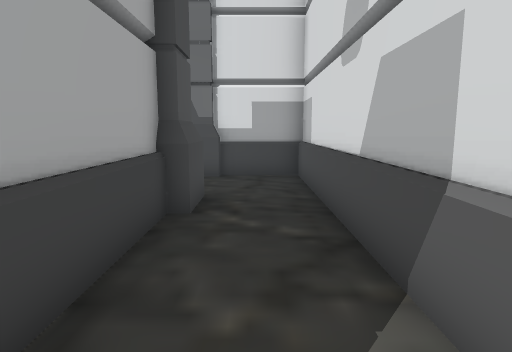
[1] (above)

24 first-person views from a walk through a 3-D level made in the Unity game engine. The camera is 1.3 m above the floor, tilts 8° down and sees 75° across. The floor is counted in squares, 0.9 m on a side. Each view is taken from the middle of a square. On the plan, view 1 faces up. The plan holds only what a view shows up to about 15 squares ahead; the rest is blank. The place goes on beyond the plan. The player character is not drawn. Some animated figures are not drawn.

[2]
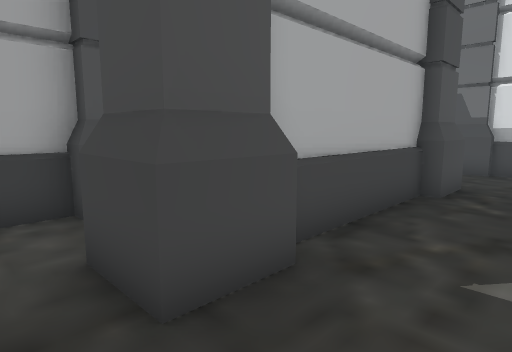

[3]
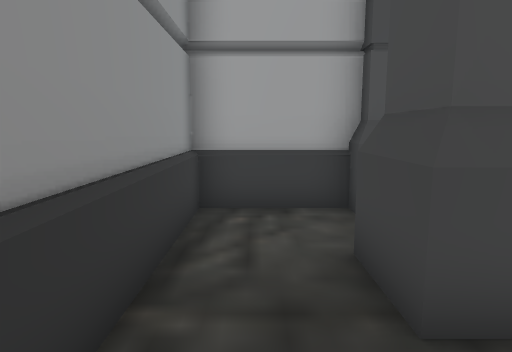

[4]
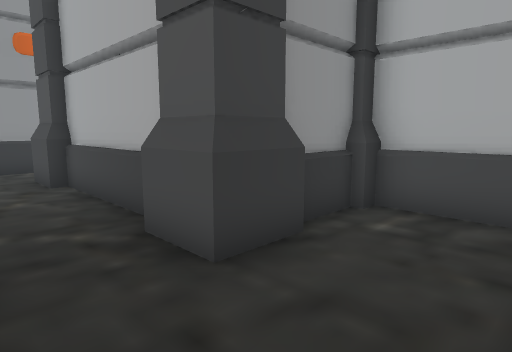

[5]
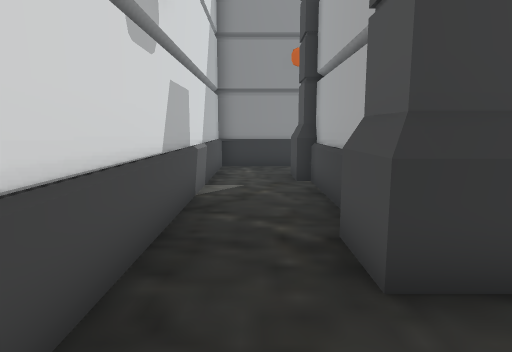

[6]
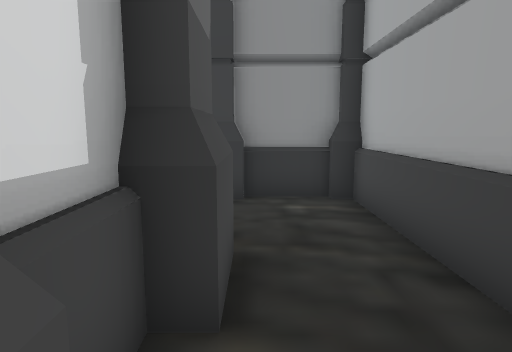

[7]
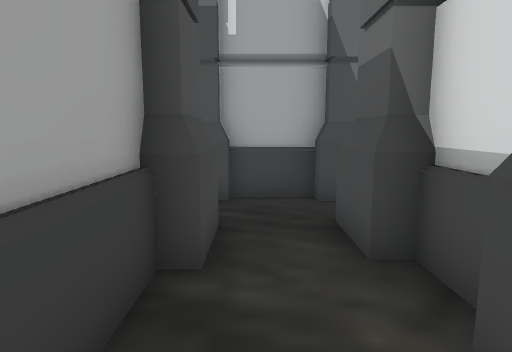

[8]
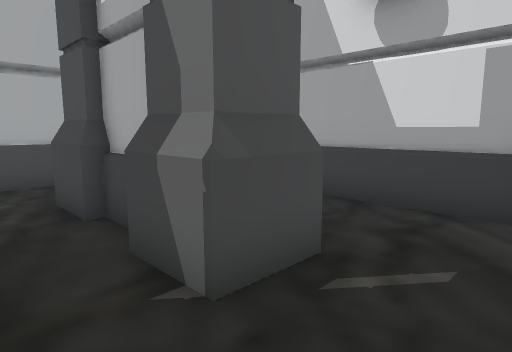

[9]
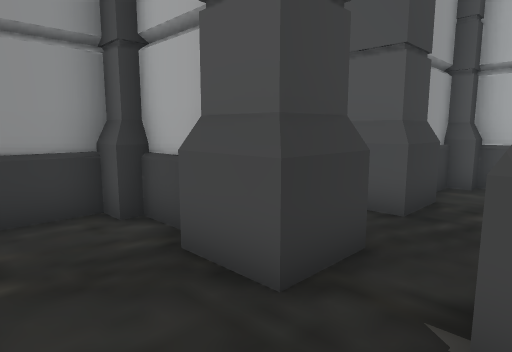

[10]
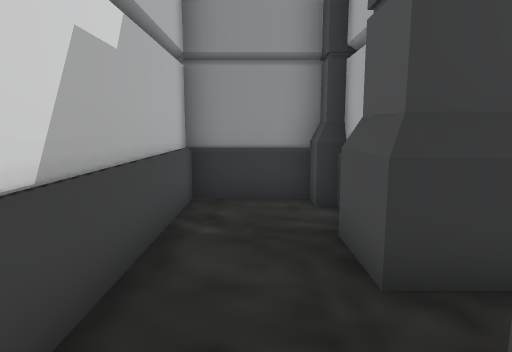

[11]
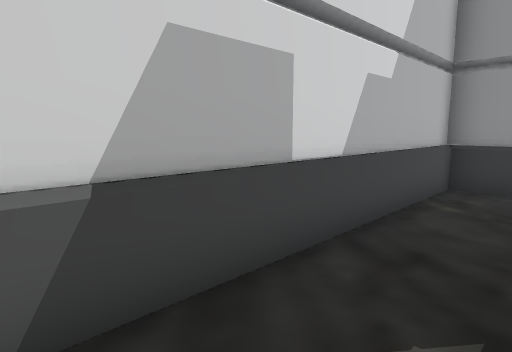

[12]
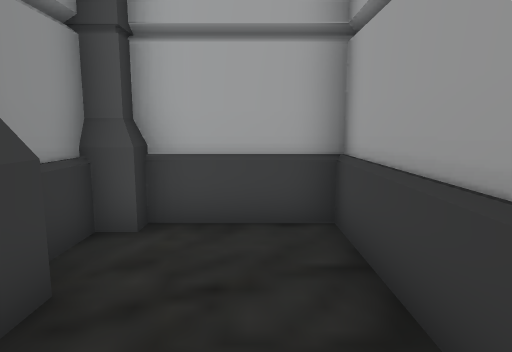

[13]
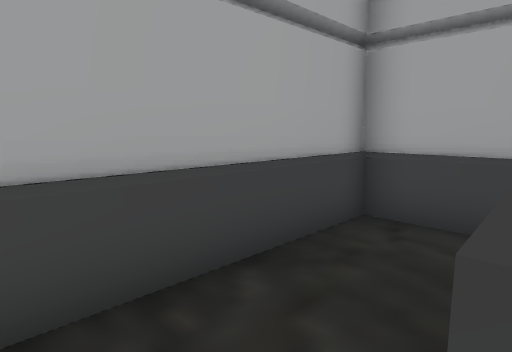

[14]
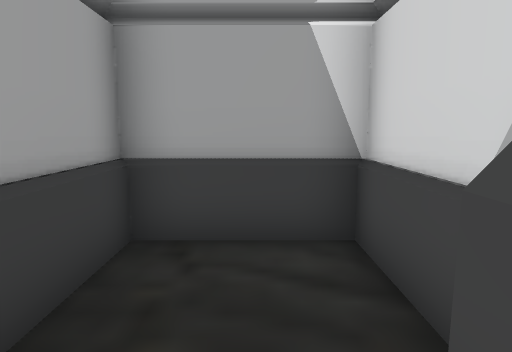

[15]
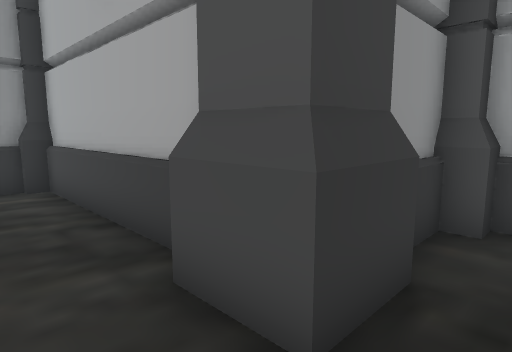

[16]
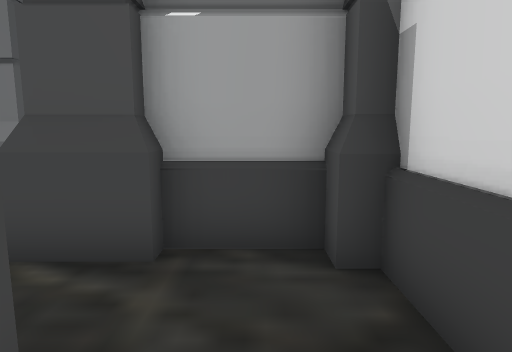

[17]
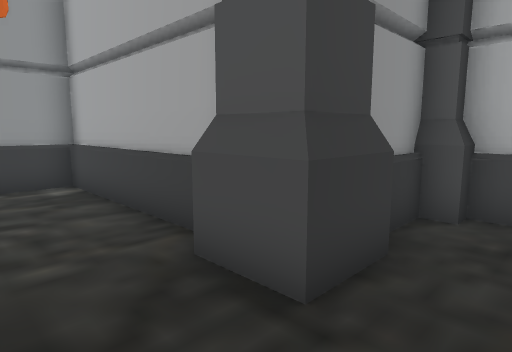

[18]
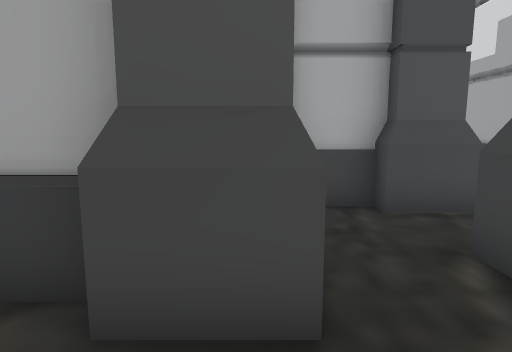

[19]
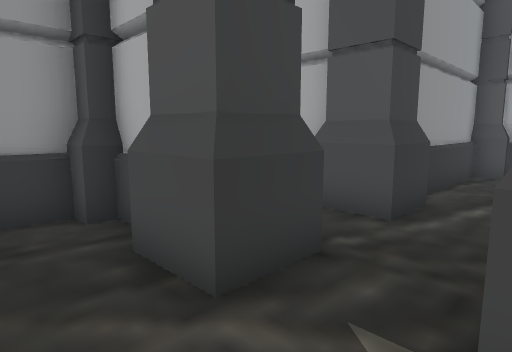

[20]
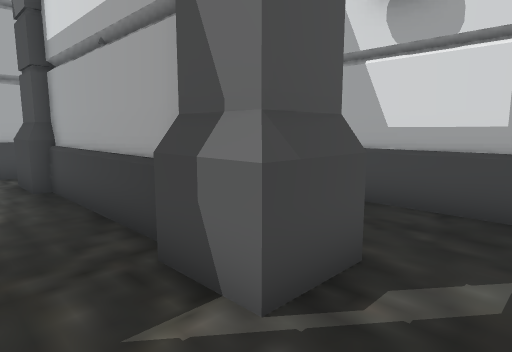

[21]
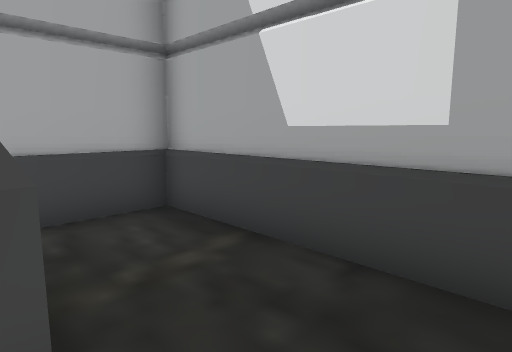

[22]
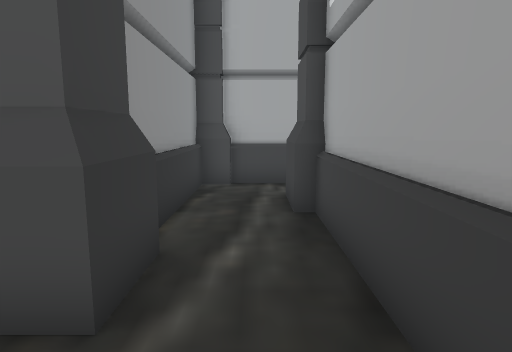

[23]
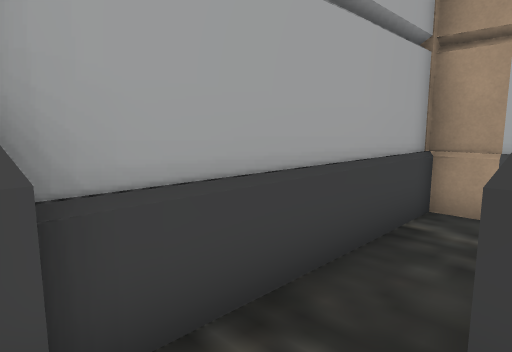

[24]
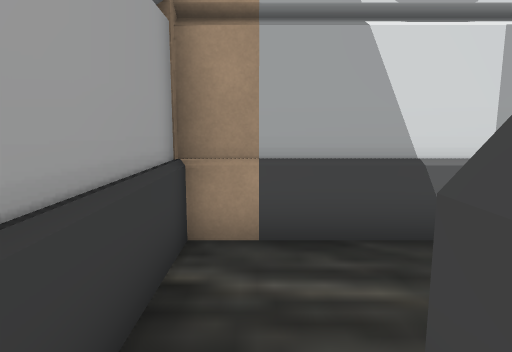

### Floor plan
Points are (right, up) in squares from view 1. A wall is a line through its corners. A room is listed if a view was taken in it or the views show most of it. See-through windows are left out.
Room 1 (views 1, 2, 3, 4, 5, 7)
walls: (-1.7, 5.5) (-1.7, 0.6); (-4.9, 6.8) (-2.5, 6.8); (-5.2, -0.5) (-5.2, -3.2) (1.5, -3.2); (1.5, -2.2) (1.5, 10.6) (-1.4, 10.6); (-5.2, 11.5) (-5.2, 6.9)
ways out: opening at (-3.5, 12) to room 2; opening at (-3.5, -0.5)
objects: other object (-2, -1) to (-1, 0); other object (-2, 6) to (-1, 7); other object (-2, 10) to (-2, 11)
Room 2 (views 6, 8, 9, 10, 11, 12, 15)
walls: (-2.5, 17.2) (-4.5, 17.2); (-1.7, 13.4) (-1.7, 11.5); (-4.5, 17.6) (-3.1, 17.6); (-5.2, 13.5) (-5.2, 11.5); (-2.1, 11.5) (-2.1, 13.5); (-1.4, 11) (1.5, 11) (1.5, 19.8); (0.2, 21.4) (-5.2, 21.4) (-5.2, 18.5)
ways out: opening at (-3.5, 12) to room 1; opening at (-5, 16.3) to room 3
objects: other object (-6, 14) to (-5, 15); other object (-2, 14) to (-1, 15); other object (-2, 17) to (-1, 18)
Room 3 (views 13, 14)
walls: (-8.8, 15.8) (-8.8, 14.9); (-5.6, 18.9) (-5.6, 21.4) (-8.8, 21.4) (-8.8, 16.1); (-8.4, 14.4) (-6.5, 14.4)
ways out: opening at (-5, 16.3) to room 2
objects: other object (-9, 14) to (-8, 15); other object (-6, 17) to (-5, 18)
Room 4 (views 16, 17, 18)
walls: (-8.8, 9.9) (-8.8, 3.6) (-7.1, 3.6); (-5.6, 11.5) (-5.6, 13.6); (-11.5, 11) (-10, 11); (-5.9, 14) (-8.4, 14); (-12.3, 13.5) (-12.3, 11.5)
ways out: opening at (-10.5, 13.5) to room 5
objects: other object (-9, 10) to (-8, 11); other object (-6, 6) to (-5, 7)
Room 5 (views 19, 20, 21, 22)
walls: (-13.4, 17.2) (-18.5, 17.2); (-15.8, 13.2) (-15.8, 12.5); (-10.2, 21.4) (-15.8, 21.4) (-15.8, 18.8); (-19.5, 14.4) (-17.1, 14.4)
ways out: opening at (-10.5, 13.5) to room 4; opening at (-19, 15.5) to room 6
objects: other object (-16, 14) to (-15, 15); other object (-13, 14) to (-12, 15); other object (-13, 17) to (-12, 18)
Room 6 (views 23, 24)
walls: (-22, 21.2) (-22, 15.4); (-21.9, 14.4) (-19.5, 14.4); (-17.6, 21.4) (-21, 21.4)
ways out: opening at (-19, 15.5) to room 5
objects: other object (-20, 17) to (-19, 18)

Where each view was taken, in squares from view 1:
view 1: 0 up, 0 right, facing up
view 2: 2 down, 1 right, facing up-left
view 3: 2 down, 1 right, facing left
view 4: 10 up, 1 right, facing down-left
view 5: 10 up, 0 right, facing down
view 6: 14 up, 3 left, facing down
view 7: 10 up, 4 left, facing up
view 8: 15 up, 1 right, facing up-left
view 9: 17 up, 1 right, facing down-left
view 10: 18 up, 0 right, facing down
view 11: 20 up, 1 left, facing down-right
view 12: 20 up, 0 right, facing left
view 13: 16 up, 6 left, facing up-left
view 14: 17 up, 7 left, facing up
view 15: 16 up, 3 left, facing down-left
view 16: 10 up, 7 left, facing up
view 17: 13 up, 6 left, facing down-left
view 18: 11 up, 6 left, facing left
view 19: 17 up, 10 left, facing down-left
view 20: 15 up, 10 left, facing up-left
view 21: 18 up, 10 left, facing up-left
view 22: 16 up, 13 left, facing left
view 23: 15 up, 20 left, facing up-left
view 24: 17 up, 21 left, facing up
